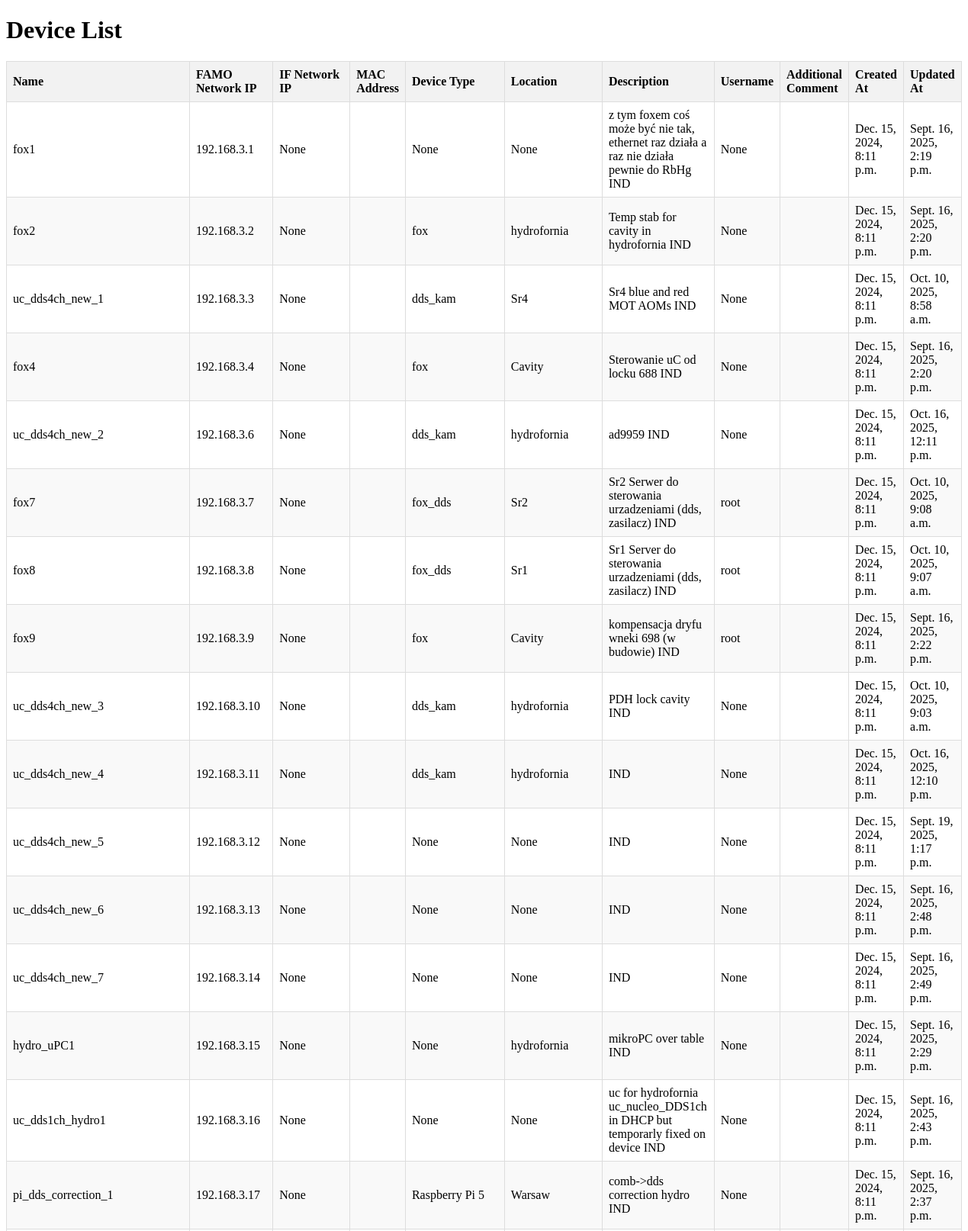
Page /devices/ (upper part) on the committed database.
### devices/models.py (models this page shows, shortened)
class Device(models.Model):
    name = models.CharField(max_length=100, verbose_name="Device Name")
    device_type = models.CharField(max_length=50, verbose_name="Device Type", blank=True, null=True)
    location = models.CharField(max_length=100, verbose_name="Location", blank=True, null=True)
    description = models.TextField(verbose_name="Description", blank=True, null=True)
    username = models.CharField(max_length=100, verbose_name="Username", blank=True, null=True)
    comment = models.TextField(verbose_name="Additional Comment", blank=True, null=True)
    ip_famo = models.GenericIPAddressField(verbose_name="FAMO Network IP", blank=True, null=True)
    numeric_ip_famo = models.BigIntegerField(blank=True, null=True, editable=False)
    ip_if = models.GenericIPAddressField(verbose_name="IF Network IP", blank=True, null=True)
    numeric_ip_famo = models.BigIntegerField(blank=True, null=True, editable=False)
    mac_famo = models.CharField(max_length=17, verbose_name="FAMO Network MAC Address", blank=True, null=True)
    mac_if = models.CharField(max_length=17, verbose_name="IF Network MAC Address", blank=True, null=True)
    created_at = models.DateTimeField(auto_now_add=True, verbose_name="Created At")
    updated_at = models.DateTimeField(auto_now=True, verbose_name="Updated At")

### devices/views.py (the view)
# urls.py: path('devices/', devices.views.device_list, name='device_list'),
def device_list(request):
    devices = Device.objects.all()
    return render(request, 'device_list.html', {'devices': devices})

### devices/templates/device_list.html (shortened to what this page needs)
<!DOCTYPE html>
<html lang="en">
<head>
</head>
<body>
    <h1>Device List</h1>
    <table>
        <thead>
            <tr>
                <th>Name</th>
                <th>FAMO Network IP</th>
                <th>IF Network IP</th>
                <th>MAC Address</th>
                <th>Device Type</th>
                <th>Location</th>
                <th>Description</th>
                <th>Username</th>
                <th>Additional Comment</th>
                <th>Created At</th>
                <th>Updated At</th>
            </tr>
        </thead>
        <tbody>
            {% for device in devices %}
            <tr>
                <td>{{ device.name }}</td>
                <td>{{ device.ip_famo }}</td>
                <td>{{ device.ip_if }}</td>
                <td>{{ device.mac }}</td>
                <td>{{ device.device_type }}</td>
                <td>{{ device.location }}</td>
                <td>{{ device.description }}</td>
                <td>{{ device.username }}</td>
                <td>{{ device.comment }}</td>
                <td>{{ device.created_at }}</td>
                <td>{{ device.updated_at }}</td>
            </tr>
            {% endfor %}
        </tbody>
    </table>
</body>
</html>

### devices/templates/device_list.html (style rules this page uses)
table { width: 100%; border-collapse: collapse; margin-top: 20px; }
th, td { border: 1px solid #ddd; padding: 8px; text-align: left; }
th { background-color: #f2f2f2; }
tr:nth-child(even) { background-color: #f9f9f9; }

### rows in the picture
Device: name "fox1", ip_famo "192.168.3.1", ip_if "None", device_type "None", location "None", description "z tym foxem coś może być nie tak, ethernet raz działa a raz nie działa pewnie do RbHg IND", username "None", created_at "Dec. 15, 2024, 8:11 p.m.", updated_at "Sept. 16, 2025, 2:19 p.m."
Device: name "fox2", ip_famo "192.168.3.2", ip_if "None", device_type "fox", location "hydrofornia", description "Temp stab for cavity in hydrofornia IND", username "None", created_at "Dec. 15, 2024, 8:11 p.m.", updated_at "Sept. 16, 2025, 2:20 p.m."
Device: name "uc_dds4ch_new_1", ip_famo "192.168.3.3", ip_if "None", device_type "dds_kam", location "Sr4", description "Sr4 blue and red MOT AOMs IND", username "None", created_at "Dec. 15, 2024, 8:11 p.m.", updated_at "Oct. 10, 2025, 8:58 a.m."
Device: name "fox4", ip_famo "192.168.3.4", ip_if "None", device_type "fox", location "Cavity", description "Sterowanie uC od locku 688 IND", username "None", created_at "Dec. 15, 2024, 8:11 p.m.", updated_at "Sept. 16, 2025, 2:20 p.m."
Device: name "uc_dds4ch_new_2", ip_famo "192.168.3.6", ip_if "None", device_type "dds_kam", location "hydrofornia", description "ad9959 IND", username "None", created_at "Dec. 15, 2024, 8:11 p.m.", updated_at "Oct. 16, 2025, 12:11 p.m."
Device: name "fox7", ip_famo "192.168.3.7", ip_if "None", device_type "fox_dds", location "Sr2", description "Sr2 Serwer do sterowania urzadzeniami (dds, zasilacz) IND", username "root", created_at "Dec. 15, 2024, 8:11 p.m.", updated_at "Oct. 10, 2025, 9:08 a.m."
Device: name "fox8", ip_famo "192.168.3.8", ip_if "None", device_type "fox_dds", location "Sr1", description "Sr1 Server do sterowania urzadzeniami (dds, zasilacz) IND", username "root", created_at "Dec. 15, 2024, 8:11 p.m.", updated_at "Oct. 10, 2025, 9:07 a.m."
Device: name "fox9", ip_famo "192.168.3.9", ip_if "None", device_type "fox", location "Cavity", description "kompensacja dryfu wneki 698 (w budowie) IND", username "root", created_at "Dec. 15, 2024, 8:11 p.m.", updated_at "Sept. 16, 2025, 2:22 p.m."
Device: name "uc_dds4ch_new_3", ip_famo "192.168.3.10", ip_if "None", device_type "dds_kam", location "hydrofornia", description "PDH lock cavity IND", username "None", created_at "Dec. 15, 2024, 8:11 p.m.", updated_at "Oct. 10, 2025, 9:03 a.m."
Device: name "uc_dds4ch_new_4", ip_famo "192.168.3.11", ip_if "None", device_type "dds_kam", location "hydrofornia", description "IND", username "None", created_at "Dec. 15, 2024, 8:11 p.m.", updated_at "Oct. 16, 2025, 12:10 p.m."
Device: name "uc_dds4ch_new_5", ip_famo "192.168.3.12", ip_if "None", device_type "None", location "None", description "IND", username "None", created_at "Dec. 15, 2024, 8:11 p.m.", updated_at "Sept. 19, 2025, 1:17 p.m."
Device: name "uc_dds4ch_new_6", ip_famo "192.168.3.13", ip_if "None", device_type "None", location "None", description "IND", username "None", created_at "Dec. 15, 2024, 8:11 p.m.", updated_at "Sept. 16, 2025, 2:48 p.m."
Device: name "uc_dds4ch_new_7", ip_famo "192.168.3.14", ip_if "None", device_type "None", location "None", description "IND", username "None", created_at "Dec. 15, 2024, 8:11 p.m.", updated_at "Sept. 16, 2025, 2:49 p.m."
Device: name "hydro_uPC1", ip_famo "192.168.3.15", ip_if "None", device_type "None", location "hydrofornia", description "mikroPC over table IND", username "None", created_at "Dec. 15, 2024, 8:11 p.m.", updated_at "Sept. 16, 2025, 2:29 p.m."
Device: name "uc_dds1ch_hydro1", ip_famo "192.168.3.16", ip_if "None", device_type "None", location "None", description "uc for hydrofornia uc_nucleo_DDS1ch in DHCP but temporarly fixed on device IND", username "None", created_at "Dec. 15, 2024, 8:11 p.m.", updated_at "Sept. 16, 2025, 2:43 p.m."
Device: name "pi_dds_correction_1", ip_famo "192.168.3.17", ip_if "None", device_type "Raspberry Pi 5", location "Warsaw", description "comb->dds correction hydro IND", username "None", created_at "Dec. 15, 2024, 8:11 p.m.", updated_at "Sept. 16, 2025, 2:37 p.m."
